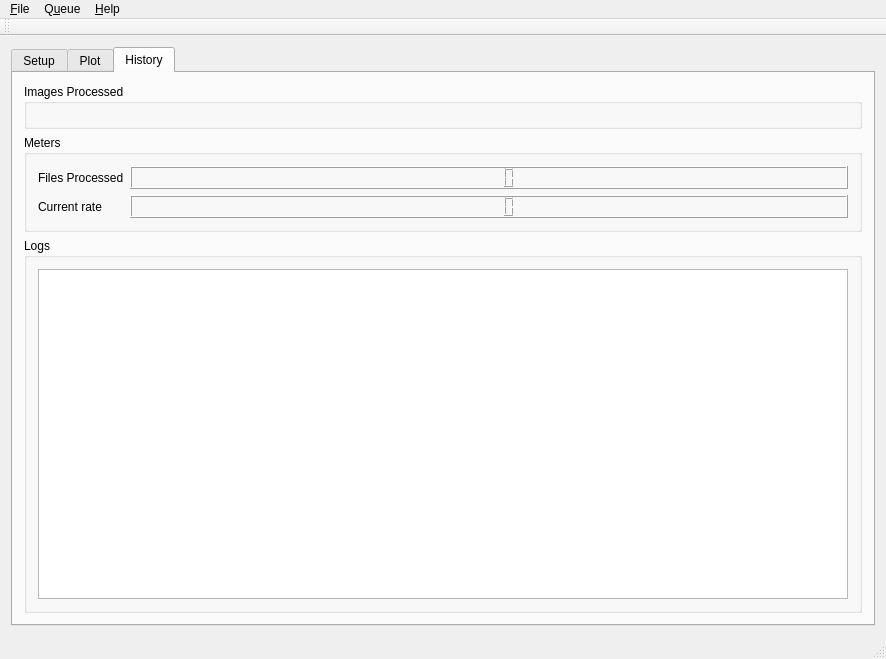
<?xml version="1.0" encoding="UTF-8"?>
<ui version="4.0">
 <class>MainWindow</class>
 <widget class="QMainWindow" name="MainWindow">
  <property name="geometry">
   <rect>
    <x>0</x>
    <y>0</y>
    <width>886</width>
    <height>659</height>
   </rect>
  </property>
  <property name="windowTitle">
   <string>Saxs Leash</string>
  </property>
  <widget class="QWidget" name="centralWidget">
   <layout class="QVBoxLayout" name="verticalLayout_8">
    <item>
     <widget class="QTabWidget" name="tabWidget">
      <property name="currentIndex">
       <number>2</number>
      </property>
      <widget class="QWidget" name="tab_Setup">
       <attribute name="title">
        <string>Setup</string>
       </attribute>
       <layout class="QVBoxLayout" name="verticalLayout_7">
        <item>
         <layout class="QGridLayout" name="gridLayout">
          <item row="2" column="0">
           <widget class="QGroupBox" name="groupBox">
            <property name="title">
             <string>Setup</string>
            </property>
            <layout class="QHBoxLayout" name="horizontalLayout_5">
             <item>
              <layout class="QHBoxLayout" name="horizontalLayout_2">
               <item>
                <widget class="QTreeWidget" name="treeWidgetCal">
                 <column>
                  <property name="text">
                   <string notr="true">Calibration</string>
                  </property>
                 </column>
                 <column>
                  <property name="text">
                   <string>Value</string>
                  </property>
                 </column>
                 <column>
                  <property name="text">
                   <string>Units</string>
                  </property>
                 </column>
                 <item>
                  <property name="text">
                   <string>Wavelength:</string>
                  </property>
                  <property name="toolTip">
                   <string comment="tooltip" extracomment="tooltipsdscs"/>
                  </property>
                  <property name="text">
                   <string>jjbf</string>
                  </property>
                  <property name="flags">
                   <set>ItemIsSelectable|ItemIsEditable|ItemIsDragEnabled|ItemIsUserCheckable|ItemIsEnabled</set>
                  </property>
                  <item>
                   <property name="text">
                    <string>1.5</string>
                   </property>
                   <property name="flags">
                    <set>ItemIsSelectable|ItemIsEditable|ItemIsDragEnabled|ItemIsUserCheckable|ItemIsEnabled</set>
                   </property>
                  </item>
                 </item>
                 <item>
                  <property name="text">
                   <string>sdas</string>
                  </property>
                  <item>
                   <property name="text">
                    <string>293</string>
                   </property>
                   <property name="flags">
                    <set>ItemIsSelectable|ItemIsEditable|ItemIsDragEnabled|ItemIsUserCheckable|ItemIsEnabled</set>
                   </property>
                  </item>
                  <item>
                   <property name="text">
                    <string>343</string>
                   </property>
                  </item>
                 </item>
                 <item>
                  <property name="text">
                   <string>Tilt</string>
                  </property>
                  <item>
                   <property name="text">
                    <string>TiltAngle</string>
                   </property>
                   <item>
                    <property name="text">
                     <string>3</string>
                    </property>
                   </item>
                  </item>
                  <item>
                   <property name="text">
                    <string>TiltRot</string>
                   </property>
                   <item>
                    <property name="text">
                     <string>34</string>
                    </property>
                   </item>
                  </item>
                 </item>
                </widget>
               </item>
               <item>
                <widget class="QGroupBox" name="groupBox_5">
                 <property name="title">
                  <string>Maskfile</string>
                 </property>
                 <layout class="QHBoxLayout" name="horizontalLayout_10">
                  <item>
                   <layout class="QVBoxLayout" name="verticalLayout_2">
                    <item>
                     <layout class="QHBoxLayout" name="horizontalLayout">
                      <item>
                       <widget class="QPushButton" name="pushButtonLoadMask">
                        <property name="text">
                         <string>Load Maskfile</string>
                        </property>
                       </widget>
                      </item>
                      <item>
                       <widget class="QToolButton" name="toolButtonRescale">
                        <property name="text">
                         <string>Rescale</string>
                        </property>
                       </widget>
                      </item>
                     </layout>
                    </item>
                    <item>
                     <widget class="QGraphicsView" name="graphicsViewMask"/>
                    </item>
                   </layout>
                  </item>
                 </layout>
                </widget>
               </item>
              </layout>
             </item>
            </layout>
           </widget>
          </item>
          <item row="3" column="0">
           <widget class="QGroupBox" name="groupBox_2">
            <property name="title">
             <string>Directory</string>
            </property>
            <layout class="QHBoxLayout" name="horizontalLayout_4">
             <item>
              <layout class="QGridLayout" name="gridLayout_2">
               <item row="0" column="0">
                <widget class="QLabel" name="label_userdir">
                 <property name="text">
                  <string>User:</string>
                 </property>
                </widget>
               </item>
               <item row="1" column="1">
                <widget class="QLineEdit" name="lineEditExpDir"/>
               </item>
               <item row="0" column="1">
                <widget class="QLineEdit" name="lineEditUserDir"/>
               </item>
               <item row="2" column="1">
                <widget class="QLineEdit" name="lineEditSetupDir"/>
               </item>
               <item row="2" column="0">
                <widget class="QLabel" name="label_Setupdir">
                 <property name="text">
                  <string>Setup:</string>
                 </property>
                </widget>
               </item>
               <item row="1" column="0">
                <widget class="QLabel" name="label_Exdir">
                 <property name="text">
                  <string>Experiment:    </string>
                 </property>
                </widget>
               </item>
              </layout>
             </item>
            </layout>
           </widget>
          </item>
         </layout>
        </item>
        <item>
         <widget class="QPushButton" name="pushButtonnew">
          <property name="text">
           <string>Start Server Queue with this Calibration</string>
          </property>
         </widget>
        </item>
       </layout>
      </widget>
      <widget class="QWidget" name="tab_Plot">
       <attribute name="title">
        <string>Plot</string>
       </attribute>
       <layout class="QHBoxLayout" name="horizontalLayout_6">
        <item>
         <layout class="QVBoxLayout" name="verticalLayout">
          <item>
           <widget class="QGroupBox" name="groupBox_6">
            <property name="title">
             <string>Diffraction Curve</string>
            </property>
            <layout class="QHBoxLayout" name="horizontalLayout_11">
             <item>
              <layout class="QVBoxLayout" name="verticalLayout_3"/>
             </item>
            </layout>
           </widget>
          </item>
         </layout>
        </item>
       </layout>
      </widget>
      <widget class="QWidget" name="tabHistory">
       <attribute name="title">
        <string>History</string>
       </attribute>
       <layout class="QHBoxLayout" name="horizontalLayout_7">
        <item>
         <layout class="QVBoxLayout" name="verticalLayout_4">
          <item>
           <widget class="QGroupBox" name="groupBox_4">
            <property name="title">
             <string>Images Processed</string>
            </property>
            <layout class="QHBoxLayout" name="horizontalLayout_9">
             <item>
              <layout class="QVBoxLayout" name="verticalLayout_5"/>
             </item>
            </layout>
           </widget>
          </item>
          <item>
           <widget class="QGroupBox" name="groupBox_3">
            <property name="title">
             <string>Meters</string>
            </property>
            <layout class="QHBoxLayout" name="horizontalLayout_8">
             <item>
              <layout class="QFormLayout" name="formLayout">
               <item row="0" column="0">
                <widget class="QLabel" name="label_TotFiles">
                 <property name="text">
                  <string>Files Processed</string>
                 </property>
                </widget>
               </item>
               <item row="2" column="0">
                <widget class="QLabel" name="label_Rate">
                 <property name="text">
                  <string>Current rate</string>
                 </property>
                </widget>
               </item>
               <item row="0" column="1">
                <widget class="QLCDNumber" name="lcdNumberFiles"/>
               </item>
               <item row="2" column="1">
                <widget class="QLCDNumber" name="lcdNumberRate"/>
               </item>
              </layout>
             </item>
            </layout>
           </widget>
          </item>
          <item>
           <widget class="QGroupBox" name="groupBox_7">
            <property name="title">
             <string>Logs</string>
            </property>
            <layout class="QHBoxLayout" name="horizontalLayout_12">
             <item>
              <layout class="QVBoxLayout" name="verticalLayout_6">
               <item>
                <widget class="QTextBrowser" name="textBrowserLogs">
                 <property name="html">
                  <string>&lt;!DOCTYPE HTML PUBLIC &quot;-//W3C//DTD HTML 4.0//EN&quot; &quot;http://www.w3.org/TR/REC-html40/strict.dtd&quot;&gt;
&lt;html&gt;&lt;head&gt;&lt;meta name=&quot;qrichtext&quot; content=&quot;1&quot; /&gt;&lt;style type=&quot;text/css&quot;&gt;
p, li { white-space: pre-wrap; }
&lt;/style&gt;&lt;/head&gt;&lt;body style=&quot; font-family:'Ubuntu'; font-size:11pt; font-weight:400; font-style:normal;&quot;&gt;
&lt;p style=&quot;-qt-paragraph-type:empty; margin-top:0px; margin-bottom:0px; margin-left:0px; margin-right:0px; -qt-block-indent:0; text-indent:0px;&quot;&gt;&lt;br /&gt;&lt;/p&gt;&lt;/body&gt;&lt;/html&gt;</string>
                 </property>
                </widget>
               </item>
              </layout>
             </item>
            </layout>
           </widget>
          </item>
         </layout>
        </item>
       </layout>
      </widget>
     </widget>
    </item>
   </layout>
  </widget>
  <widget class="QMenuBar" name="menuBar">
   <property name="geometry">
    <rect>
     <x>0</x>
     <y>0</y>
     <width>886</width>
     <height>25</height>
    </rect>
   </property>
   <widget class="QMenu" name="menuSAXS_Leash">
    <property name="title">
     <string>&amp;File</string>
    </property>
    <addaction name="actionLoad_Calibration"/>
    <addaction name="actionNew_Calibration"/>
    <addaction name="actionImport"/>
    <addaction name="actionSave_Calibration"/>
    <addaction name="actionSave_Calibration_as"/>
    <addaction name="separator"/>
   </widget>
   <widget class="QMenu" name="menuQueue">
    <property name="title">
     <string>Q&amp;ueue</string>
    </property>
    <addaction name="actionClose_Queue"/>
    <addaction name="actionAbort_Queue"/>
    <addaction name="actionShow_Server_Configuration"/>
    <addaction name="action_Reread_Directory"/>
   </widget>
   <widget class="QMenu" name="menuHelp">
    <property name="title">
     <string>&amp;Help</string>
    </property>
    <addaction name="actionOpen_Hep_in_Browser"/>
   </widget>
   <addaction name="menuSAXS_Leash"/>
   <addaction name="menuQueue"/>
   <addaction name="menuHelp"/>
  </widget>
  <widget class="QToolBar" name="mainToolBar">
   <attribute name="toolBarArea">
    <enum>TopToolBarArea</enum>
   </attribute>
   <attribute name="toolBarBreak">
    <bool>false</bool>
   </attribute>
  </widget>
  <widget class="QStatusBar" name="statusBar"/>
  <action name="actionLoad_Calibration">
   <property name="text">
    <string>&amp;Open Calibration</string>
   </property>
  </action>
  <action name="actionImport">
   <property name="text">
    <string>&amp;Import Calibration</string>
   </property>
  </action>
  <action name="actionClose_Queue">
   <property name="text">
    <string>&amp;Close Queue</string>
   </property>
  </action>
  <action name="actionAbort_Queue">
   <property name="text">
    <string>&amp;Abort Queue</string>
   </property>
  </action>
  <action name="actionSave_Calibration">
   <property name="text">
    <string>&amp;Save Calibration</string>
   </property>
  </action>
  <action name="actionRecent_Files">
   <property name="text">
    <string>Recent Files</string>
   </property>
  </action>
  <action name="actionSave_Calibration_as">
   <property name="text">
    <string>Save Calibration &amp;as</string>
   </property>
  </action>
  <action name="actionOpen_Hep_in_Browser">
   <property name="text">
    <string>&amp;Open Hep in Browser</string>
   </property>
  </action>
  <action name="actionShow_Server_Configuration">
   <property name="text">
    <string>Show Server Configuration</string>
   </property>
  </action>
  <action name="actionNew_Calibration">
   <property name="text">
    <string>&amp;New Calibration</string>
   </property>
  </action>
  <action name="action_Reread_Directory">
   <property name="text">
    <string>&amp;Reread Directory</string>
   </property>
  </action>
 </widget>
 <layoutdefault spacing="6" margin="11"/>
 <resources/>
 <connections/>
</ui>
